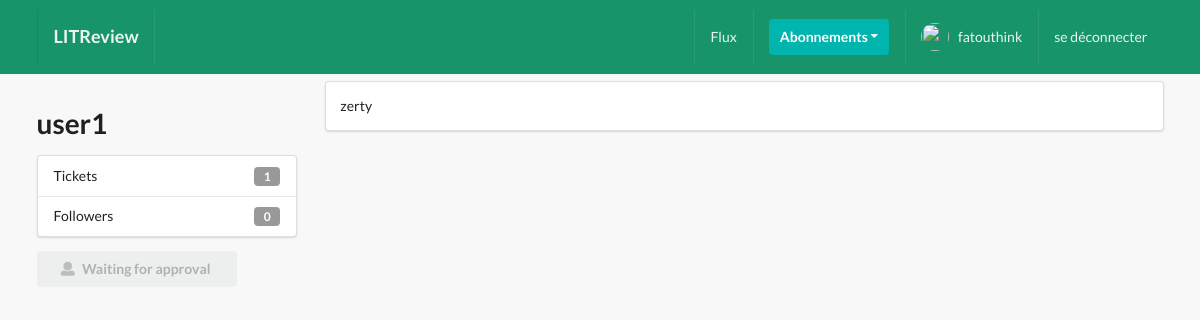
The app's page /UserFollows/user1/ (signed in), older data.
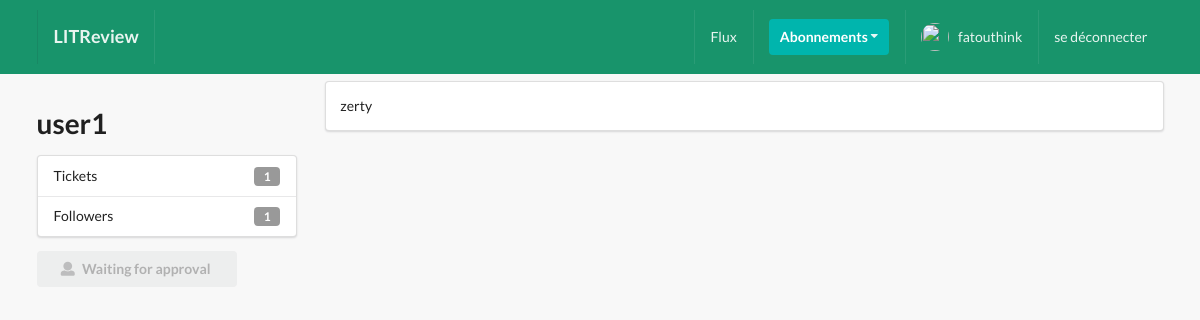
The same page, newer data.
### UserFollows/models.py (models this page shows, shortened)
class UserFollow(models.Model):
    first_name = models.CharField(max_length=200, blank=True)
    last_name = models.CharField(max_length=200, blank=True)
    user = models.OneToOneField(User, on_delete=models.CASCADE)
    avatar = models.ImageField(default='avatar.png', upload_to='avatars/')
    followed_user = models.ManyToManyField(User, blank=True, related_name='followed_user')
    slug = models.SlugField(unique=True, blank=True)
    updated = models.DateTimeField(auto_now=True)
    created = models.DateTimeField(auto_now_add=True)
    objects = ProfileManager()
    def get_followers_no(self):
        return self.followed_user.all().count()
    def get_Ticket_no(self):
        return self.tickets.all().count() #non resolue
    def get_all_authors_Ticket(self):
        return self.tickets.all()
    __initial_first_name = None
    __initial_last_name = None
    def __init__(self, *args, **kwargs):
        super().__init__(*args, **kwargs)
        self.__initial_first_name = self.first_name
        self.__initial_last_name = self.last_name

### UserFollows/views.py (the view)
# urls.py: path('<slug>/', ProfileDetailView.as_view(), name='profile-detail-view'),
class ProfileDetailView(LoginRequiredMixin, DetailView):
    model = UserFollow
    template_name = 'UserFollows/detail.html'
    def get_context_data(self, **kwargs):
        context = super().get_context_data(**kwargs)
        user = User.objects.get(username__iexact=self.request.user)
        profile = UserFollow.objects.get(user=user)
        rel_r = Relationship.objects.filter(sender=profile)
        rel_s = Relationship.objects.filter(receiver=profile)
        rel_receiver = []
        rel_sender = []
        for item in rel_r:
            rel_receiver.append(item.receiver.user)
        for item in rel_s:
            rel_sender.append(item.sender.user)
        context["rel_receiver"] = rel_receiver
        context["rel_sender"] = rel_sender
        context['Tickets'] = self.get_object().get_all_authors_Ticket()
        context['len_posts'] = True if len(self.get_object().get_all_authors_Ticket()) > 0 else False
        return context

### UserFollows/context_processors.py (called while the page is built)
def profile_pic(request):
    if request.user.is_authenticated:
        profile_obj = UserFollow.objects.get(user=request.user)
        pic = profile_obj.avatar
        return {'picture':pic}
    return {}

def invatations_received_no(request):
    if request.user.is_authenticated:
        profile_obj = UserFollow.objects.get(user=request.user)
        qs_count = Relationship.objects.invatations_received(profile_obj).count()
        return {'invites_num':qs_count}
    return {}

### UserFollows/models.py (called while the page is built)
    def invatations_received(self, receiver):
        qs = Relationship.objects.filter(receiver=receiver, status='send')
        return qs

### UserFollows/templates/UserFollows/detail.html (shortened to what this page needs)
{% extends 'base.html' %}
{% block content %}
<div class="ui grid">
    <br>
    <div class="row">
        <div class="four wide column">
            <h1>{{object.user}}</h1>
            <div class="ui vertical fluid menu">
                <div class="item">
                    Tickets
                    <div class="ui label">{{ object.get_Ticket_no }}</div>
                </div>
                <div class="item">
                    Followers
                    <div class="ui label">{{ object.get_followers_no }}</div>
                </div>
            </div>
            {% if object.user in rel_receiver and request.user not in object.followed_user.all %}
                <button class="ui disabled button mb-5 w-big"><i class="user icon"></i>Waiting for approval</button>
            {% endif %}
        </div>
        <div class="twelve wide column">
            {% if len_posts %}
                {% for ticket in Tickets %}
                    <div class="segment ui fluid">
                        {{ticket.Description}}
                    </div>
                {% endfor %}
            {% else %}
                <h1>No Ticket of this user ...</h1>
            {% endif %}
        </div>
    </div>
</div>
{% endblock content %}

Row changes from the older to the newer data that the page shows:
changed UserFollow "user1": get_followers_no "0" → "1"
